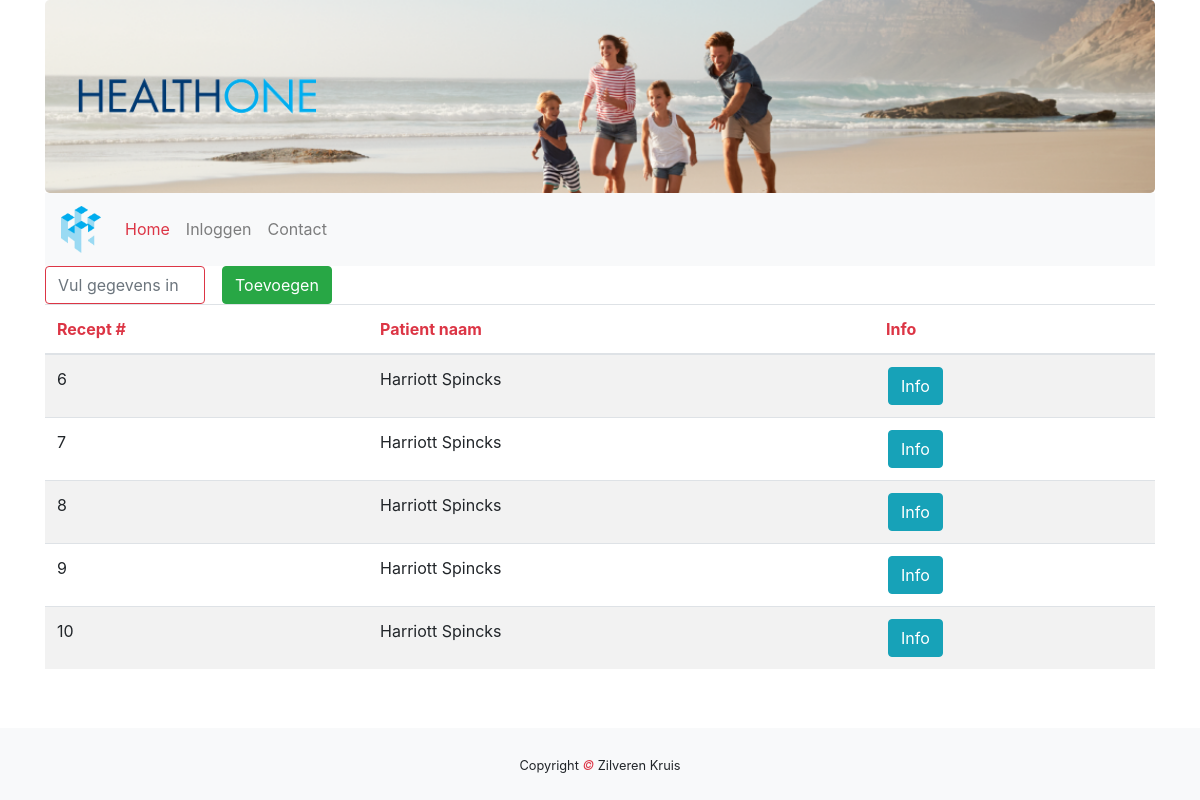
The page /recepten/recepten.php on the database its author committed.
### tables this page shows
CREATE TABLE `recept` (
  `recept_id` int(11) UNSIGNED NOT NULL,
  `patient_id` int(45) UNSIGNED NOT NULL,
  `dosis` varchar(45) DEFAULT NULL,
  `herhalingsrecept` tinyint(4) DEFAULT NULL,
  `medicijn_id` int(11) UNSIGNED NOT NULL,
  `commentaar` text NOT NULL,
  `datum` text NOT NULL,
  `afgehandeld` tinyint(1) NOT NULL DEFAULT 0
);

CREATE TABLE `patient` (
  `patient_id` int(255) NOT NULL,
  `naam` varchar(255) NOT NULL,
  `email` varchar(255) NOT NULL,
  `telefoon` varchar(255) NOT NULL,
  `geboortedatum` date NOT NULL,
  `adres` varchar(255) NOT NULL,
  `verzekeringnummer` int(255) NOT NULL,
  `arts_id` int(11) NOT NULL
);

### recepten/recepten.php (the view, shortened to what this page needs)
<!DOCTYPE html>
<html lang="en">
    <head>
        <link rel="stylesheet" href="https://maxcdn.bootstrapcdn.com/bootstrap/4.3.1/css/bootstrap.min.css">
        <link rel="stylesheet" href="../css/index.css">
    </head>
    <body>
        <div class="container">
            <div class="jumbotron text-center">
            <div class="row">
                <div class="col-sm-3">
                    <img class="d-none d-sm-block img-fluid" src="../img/healthtwo_text_transparent.png" alt="Logo">
                </div>
            </div>
        </div>
        <nav class="navbar navbar-expand-sm bg-light navbar-light sticky-top">
            <a class="navbar-brand" href="index.php">
                <img class="navbrand" src="../img/healthtwo_logo_transparent.png" alt="Logo">
            </a>
            <div class="collapse navbar-collapse" id="collapse_target">
                <ul class="navbar-nav">
                    <li class="nav-item active">
                        <a class="nav-link text-danger" href="index.php">Home</a>
                    </li>
                    <?php
                    if(!isset($_SESSION['functie']) && !$_SESSION['functie'] != null) {
                        echo '
                        <li class="nav-item">
                        <a class="nav-link" href="login.php">Inloggen</a>
                        </li>';
                    }
                    ?>
                    <li class="nav-item">
                        <a class="nav-link" href="contact.php">Contact</a>
                    </li>
                </ul>
            </div>
        </nav>
        <div class="row text-center">
            <div class="col-lg-2">
                <input  class="form-control form-control-underlined border-danger" id="myInput" type="text" placeholder="Vul gegevens in">
            </div>
            <a href="patient_aanmaken_index.php">
            <button class="btn btn-success" type="button">Toevoegen</button>
            </a>
        </div>
        <div class="table-responsive">
            <table class="table table-striped">
                <thead>
                <tr>
                    <th scope="col" class="text-danger">Recept #</th>
                    <th scope="col" class="text-danger">Patient naam</th>
                    <th scope="col" class="text-danger">Info</th>
                </tr>
                </thead>
                <tbody id="myTable">
                <?php
                try {
                    $db = new PDO("mysql:host=localhost;dbname=healthone","root","");
                    $query = $db->prepare("SELECT * FROM recept");
                    $query->execute();
                    $result = $query->fetchAll(PDO::FETCH_ASSOC);
                    foreach ($result as &$data){
                        $id = $data['patient_id'];
                        $query2 = $db->prepare("SELECT * FROM patient WHERE patient_id = $id");
                        $query2->execute();
                        $result2 = $query2->fetchAll(PDO::FETCH_ASSOC);
                        echo "<tr>";
                        echo "<td>".$data['recept_id']."</td>";
                        foreach ($result2 as &$data2) {
                            echo "<td>".$data2['naam'] ."</td>";
                        }
                        echo "<td><a href='recept_info.php?id=".$data['recept_id']."'>"."<button type=\"button\" class=\"btn btn-info\">Info</button></a></td>";
                        echo "</tr>";
                    }
                }
                catch(PDOException $e){
                    die("OEPS iets is fout!".$e->getMessage());
                }
                ?>
                </tbody>
            </table>
        </div>
        </div>
        <footer class="py-4 bg-light text-dark-50 text-center fixed-bottom">
            <small>Copyright <em class="text-danger"> &copy; </em>Zilveren Kruis</small>
        </footer>
    </body>
</html>

### css/index.css (style rules this page uses)
.jumbotron { margin-bottom: 0; background-image: url(../img/zilverenkruis_jumbotron.png); background-repeat: no-repeat; -webkit-background-size: cover; -o-background-size: cover; background-size: cover; }
.navbrand { width:40px; }
a { color: black; }
a button { margin-left: 2px; }

### rows shown on the page
recept: recept "6"
patient: naam "Harriott Spincks"
recept: recept "7"
recept: recept "8"
recept: recept "9"
recept: recept "10"
